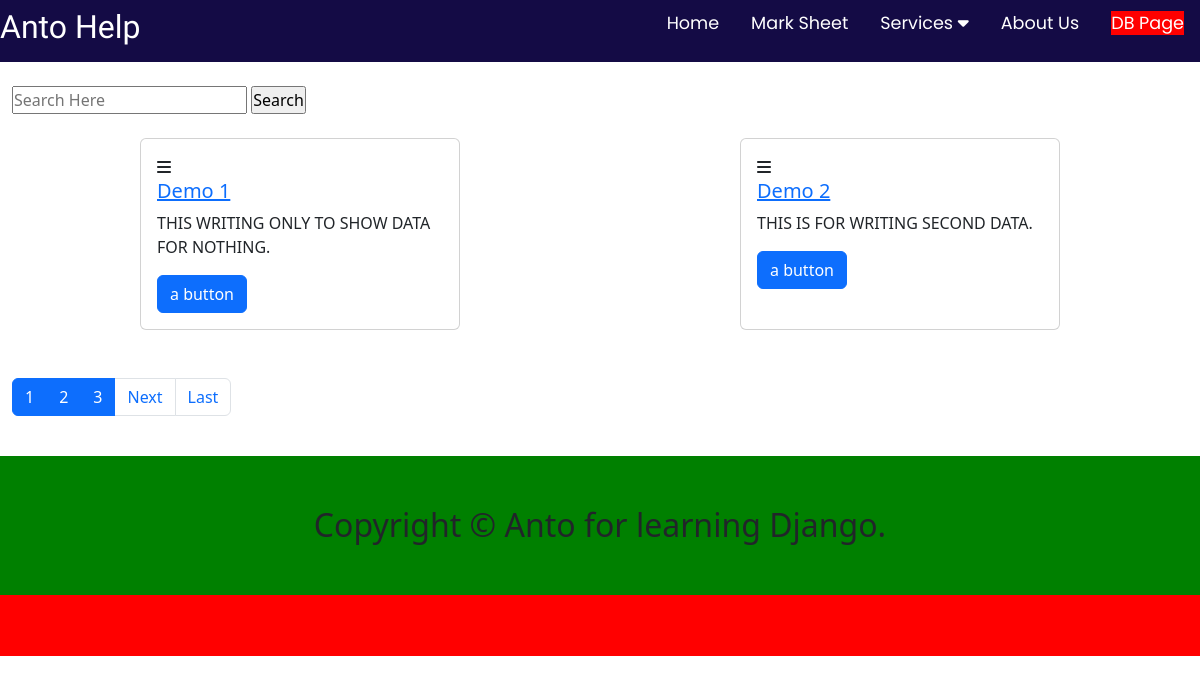
The page /another-page-view/ on the database its author committed.
### service/models.py (models this page shows)
class Service(models.Model):
    service_icon = models.CharField(max_length=50)
    service_title = models.CharField(max_length=50)
    service_des = models.TextField()
    service_slug = AutoSlugField(populate_from = 'service_title' , unique = True , null= True , default = None)

### myDjangoLearningProject/views.py (the view)
# urls.py: path('another-page-view/' , views.anotherPageFunction , name = "another-page"),
def anotherPageFunction(request):
    serviceData = Service.objects.all().order_by('service_title')
    paginator = Paginator(serviceData , 2)
    page_number = request.GET.get('page')
    ServiceDataFinal = paginator.get_page(page_number)
    totalPage = ServiceDataFinal.paginator.num_pages
    if request.method == "GET":
        st = request.GET.get('searchData')
        if st != None:
            ServiceDataFinal = Service.objects.filter(service_title__icontains = st)
    data = {
        'serviceData' : ServiceDataFinal,
        'lastPage' : totalPage,
        'totalPageList' : [n+1 for n in range(totalPage)]
    }
    return render(request , "another-page.html" , data)

### Templates/another-page.html (shortened to what this page needs)
{% extends "base.html" %}
{% block content %}
  <body>
    <br>
    <div class="container-fluid">
        <form method = "get">
          <input type="text" placeholder="Search Here" name = "searchData">
          <input type="submit" value = "Search">
        </form>
        <br>
      <div class="row">
        {% for u in serviceData %}
        <div class="col-sm-6 d-flex justify-content-center">
          <div class="card" style="width: 20rem;>
            <img class="card-img-top" src="..." alt="Card image cap">
            <div class="card-body">
              <i class="{{u.service_icon}}"></i>
              <a href = "/serviceDetails/{{ u.service_slug }}" > <h5 class="card-title">{{u.service_title}}</h5></a>
              <p class="card-text">{{u.service_des | upper | safe }}</p>
              <a href="#" class="btn btn-primary">a button</a>
            </div>
          </div>
        </div>
        {% empty %}
          No Data Found
        {% endfor %}
      </div>
      <br><br>
        <nav aria-label="...">
          <ul class="pagination">
          {% for n in totalPageList %}
            <li class="page-item active"><a class="page-link" href="/another-page-view/?page={{ n }}">{{ n }}</a></li>
          {% endfor %}
          {% if serviceData.has_next %}
            <li class="page-item">
              <a class="page-link" href="/another-page-view/?page={{ serviceData.next_page_number }}">Next</a>
            </li>
            <li class="page-item">
              <a class="page-link" href="/another-page-view/?page={{ lastPage }}">Last</a>
            </li>
          {% endif %}
          </ul>
        </nav>
    </div>
    <br>
  </body>
{% endblock content %}

### static/style.css (style rules this page uses)
* { margin: 0; padding: 0; box-sizing: border-box; }
body .active a { background-color: red; }
body { background-color: rgb(110, 128, 122); }

### rows shown on the page
Service: service_title "Demo 1", service_des "THIS WRITING ONLY TO SHOW DATA FOR NOTHING."
Service: service_title "Demo 2", service_des "THIS IS FOR WRITING SECOND DATA."

### other values the page prints
{{ n }} "1" "2" "3"
